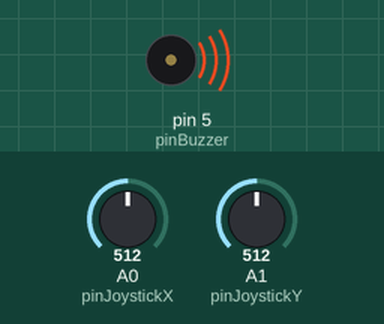
Recording of a sketch running on a simulated Arduino Uno, built with avr-gcc and run on an emulated ATmega328P. On the bench: buzzer (waves = sounding). The inputs (shaded band) are chosen by the test bench; at power-on: A0 (pinJoystickX) = 512, A1 (pinJoystickY) = 512. What the sketch prints to the serial monitor is not drawn.

Above: at 1.2 s.
1.3 s: A0 (pinJoystickX) set to 470
4.3 s: A1 (pinJoystickY) set to 11
7.3 s: A1 (pinJoystickY) set to 8
Timing chart, 0 to 10.3 s (numbered marks = the images above; inputs shaded):
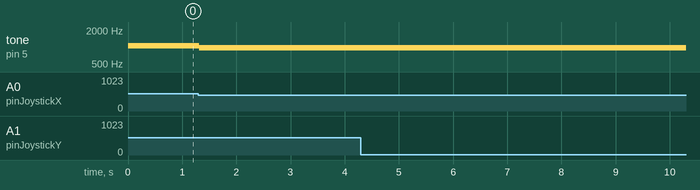

The sketch:

JOYSTICK.ino
```cpp
// Definição dos pinos
const int pinJoystickX = A0;  // Pino do eixo X do joystick
const int pinJoystickY = A1;  // Pino do eixo Y do joystick
const int pinBuzzer = 5;      // Pino do buzzer

// Variáveis para armazenar as leituras do joystick
int valorX = 0;
int valorY = 0;
int frequencia = 0;

void setup() {
  // Inicializa o pino do buzzer como saída
  pinMode(pinBuzzer, OUTPUT);

  // Inicializa o pino do joystick como entrada (pinos analógicos)
  pinMode(pinJoystickX, INPUT);
  pinMode(pinJoystickY, INPUT);

  // Inicializa a comunicação serial para monitorar os valores (opcional)
  Serial.begin(9600);
}

void loop() {
  // Lê os valores dos eixos X e Y do joystick (valores de 0 a 1023)
  valorX = analogRead(pinJoystickX);
  valorY = analogRead(pinJoystickY);

  // Mapeia os valores lidos para uma faixa de frequência de 100 Hz a 2000 Hz
  frequencia = map(valorX, 0, 1023, 100, 2000);

  // Exibe os valores e a frequência na serial (opcional)
  Serial.print("Joystick X: ");
  Serial.print(valorX);
  Serial.print(" | Joystick Y: ");
  Serial.print(valorY);
  Serial.print(" | Frequência do buzzer: ");
  Serial.println(frequencia);

  // Reproduz o som no buzzer de acordo com o movimento do joystick
  tone(pinBuzzer, frequencia);

  // Pequeno atraso para evitar leituras muito rápidas
  delay(100);
}
```

Measured:
- after the input at 1.3 s, tone on pin 5 (pinBuzzer): 1050 Hz → 972 Hz at once
- after the input at 4.3 s, every drawn part: stays the same
- after the input at 7.3 s, every drawn part: stays the same
